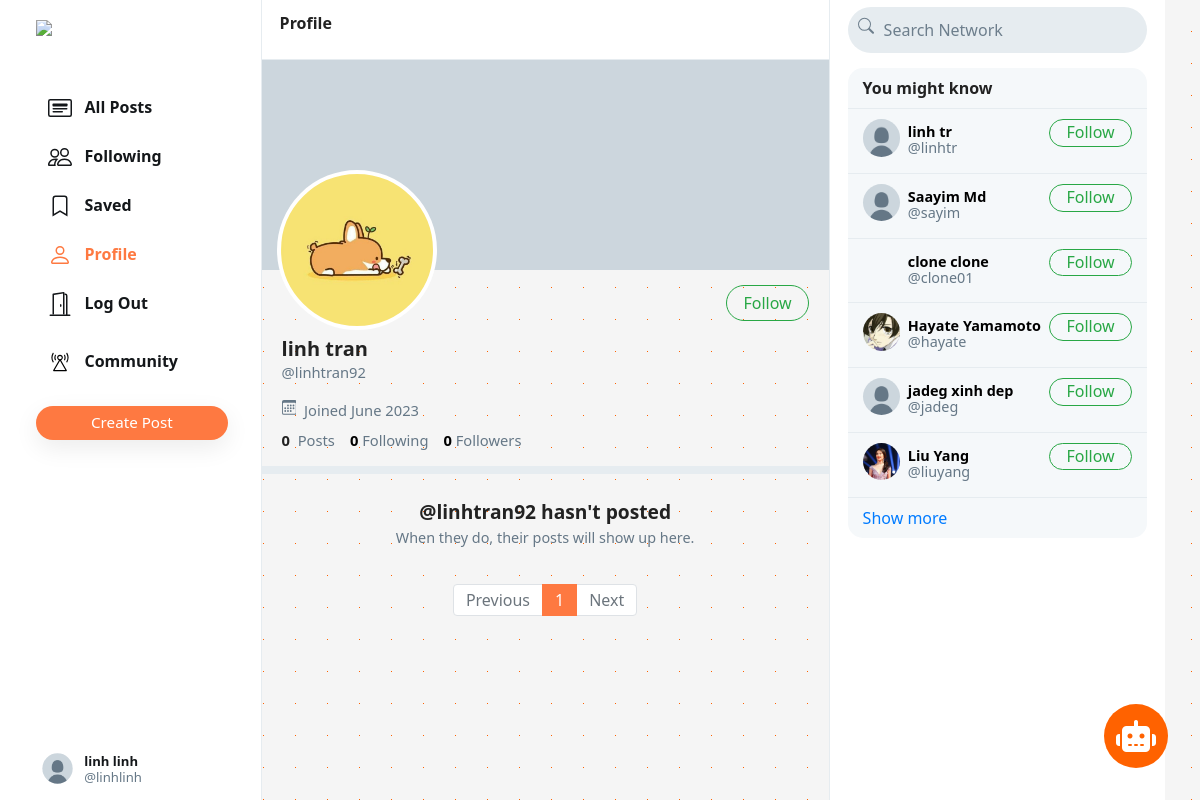
Screenshot of /linhtran92 (signed in) with the database file from the repository.
### network/models.py (models this page shows, shortened)
class User(AbstractUser):
    profile_pic = models.ImageField(upload_to='profile_pic/')
    bio = models.TextField(max_length=160, blank=True, null=True)
    cover = models.ImageField(upload_to='covers/', blank=True)
    community = models.ManyToManyField('Community', blank=True, related_name='users', null=True, default=None)
    def __str__(self):
        return self.username

### network/views.py (the view)
# urls.py: path("<str:username>", views.profile, name='profile'),
def profile(request, username):
    user = User.objects.get(username=username)
    all_posts = Post.objects.filter(creater=user).order_by('-date_created')
    paginator = Paginator(all_posts, 10)
    page_number = request.GET.get('page')
    if page_number == None:
        page_number = 1
    posts = paginator.get_page(page_number)
    followings = []
    suggestions = []
    follower = False
    if request.user.is_authenticated:
        followings = Follower.objects.filter(
            followers=request.user).values_list('user', flat=True)
        suggestions = User.objects.exclude(pk__in=followings).exclude(
            username=request.user.username).order_by("?")[:6]
        if request.user in Follower.objects.get(user=user).followers.all():
            follower = True
    follower_count = Follower.objects.get(user=user).followers.all().count()
    following_count = Follower.objects.filter(followers=user).count()
    return render(request, 'network/profile.html', {
        "username": user,
        "posts": posts,
        "posts_count": all_posts.count(),
        "suggestions": suggestions,
        "page": "profile",
        "is_follower": follower,
        "follower_count": follower_count,
        "following_count": following_count
    })

### network/templates/network/profile.html (shortened to what this page needs)
{% extends 'network/index.html' %}
{% load static %}
{% block profile %}
    <div class="profile-view" data-user="{{username.username}}">
        <div class="cover-image" style="background-image: url(/media/{{username.cover}})"></div>
        <div class="profile-image" style="background-image: url(/media/{{username.profile_pic}})"></div>
        <div class="profile-details">
            <div>
                {% if user.username == username.username %}
                    <button class="btn btn-outline-success float-right" id="edit-profile-btn">Edit Profile</button>
                {% elif is_follower %}
                    <button class="btn btn-success float-right" onclick="unfollow_user(this,'{{username.username}}','edit_page')" id="following-btn">Following</button>
                {% else %}
                    <button class="btn btn-outline-success float-right" onclick="follow_user(this,'{{username.username}}','edit_page')" id="follow-btn">Follow</button>
                {% endif %}
            </div>
            <div class="details-data">
                <h5>{{username.first_name}} {{username.last_name}}</h5>
                <div class="grey">@{{username.username}}</div>
                <div class="grey" style="padding: 8px 0px;">
                    &nbsp;Joined {{username.date_joined | date:"F Y"}}
                </div>
                <div>
                    <strong>
                        {{posts_count}}
                    </strong>
                    &nbsp;<span class="grey">Posts</span>
                    <a href="#">
                        <strong id="following__count">{{following_count | default:0}}</strong>&nbsp;<span class="grey">Following</span>
                    </a>
                    <a href="#">
                        <strong id="follower__count">{{follower_count | default:0}}</strong>&nbsp;<span class="grey">Followers</span>
                    </a>
                </div>
            </div>
        </div>
    </div>
    <div class="space"></div>
{% endblock %}
{% block emptyprofile %}
    <center>
        <br>
        <strong style="font-size: 1.2em;">@{{username}} hasn't posted</strong>
        <div class="grey" style="font-size: .9em;">When they do, their posts will show up here.</div>
    </center>
{% endblock %}

### network/templates/network/layout.html (shortened to what this page needs)
{% load static %}
<!DOCTYPE html>
<html lang="en">
<head>
    <link rel="stylesheet" href="https://cdnjs.cloudflare.com/ajax/libs/font-awesome/6.4.0/css/all.min.css">
    <link rel="stylesheet" href="https://stackpath.bootstrapcdn.com/bootstrap/4.4.1/css/bootstrap.min.css"
>
    <link href="{% static 'network/styles.css' %}" rel="stylesheet">
    <link rel="stylesheet" href="{% static 'network/chat.css' %}">
    <link rel="stylesheet" href="{% static 'network/community.css' %}">
    <link href='https://unpkg.com/boxicons@2.1.1/css/boxicons.min.css' rel='stylesheet'>
</head>
<body>
    <div class="body" data-page="{{page}}">
        <div class="sidenav">
            <a href="{% url 'index' %}" class="navbar-brand">
                <img src="{% static 'network/Images/logo.png' %}" height="31px">
            </a>
            <div style="height: 100%;">
                <div>
                    <div>
                        <ul>
                            <li class="nav-item" id="all_posts">
                                <a href="{% url 'index' %}" class="nav-link">
                                    <div>
                                        &nbsp;&nbsp;All Posts
                                    </div>
                                </a>
                            </li>
                            {% if user.is_authenticated %}
                            <li class="nav-item" id="following">
                                <a href="{% url 'following' %}" class="nav-link">
                                    <div>
                                        &nbsp;&nbsp;Following
                                    </div>
                                </a>
                            </li>
                            <li class="nav-item" id="saved">
                                <a href="{% url 'saved' %}" class="nav-link">
                                    <div>
                                        <svg width="1.5em" height="1.5em" viewBox="0 0 16 16" class="bi bi-bookmark"
                                            fill="currentColor" xmlns="http://www.w3.org/2000/svg">
                                            <path fill-rule="evenodd"
                                                d="M8 12l5 3V3a2 2 0 0 0-2-2H5a2 2 0 0 0-2 2v12l5-3zm-4 1.234l4-2.4 4 2.4V3a1 1 0 0 0-1-1H5a1 1 0 0 0-1 1v10.234z" />
                                        </svg>
                                        &nbsp;&nbsp;Saved
                                    </div>
                                </a>
                            </li>
                            <li class="nav-item" id="profile">
                                <a href="{% url 'profile' user.username %}" class="nav-link">
                                    <div>
                                        &nbsp;&nbsp;Profile
                                    </div>
                                </a>
                            </li>
                            <li class="nav-item" id="logout">
                                <a href="{% url 'logout' %}" class="nav-link">
                                    <div>
                                        &nbsp;&nbsp;Log Out
                                    </div>
                                </a>
                            </li>
                            {% endif %}
                        </ul>
                    </div>
                    {% if user.is_authenticated %}
                    <li class="nav-item" id="login">
                        <a onclick="togglecommunity()" class="nav-link">
                            <div>
                                &nbsp;&nbsp;Community
                            </div>
                        </a>
                    </li>
                    <br>
                    <button id="popup-btn" class="btn btn-success new-post-btn"
                        style="background-color: #fe7941 !important; border: none !important;"
                        onclick="createpost()">Create
                        Post</button>
                    {% endif %}
                </div>
                <div style="position: absolute; bottom: 10px;">
                    {% if user.is_authenticated %}
                    <li class="nav-item sidenav-user">
                        <a href="{% url 'profile' user.username %}" class="nav-link">
                            <div class="user_account">
                                <div class="small-profilepic"
                                    style="float: left; background-image: url(/media/{{user.profile_pic}})"></div>
                                <div style="height: 2.7vw; margin: auto;">
                                    <div style="margin-top: 4px;"><strong>{{user.first_name}}
                                            {{user.last_name}}</strong></div>
                                    <div class="grey" style="margin-top: 4px;">@{{ user.username }}</div>
                                </div>
                            </div>
                        </a>
                    </li>
                    {% endif %}
                </div>
            </div>
        </div>
        {% block body %}
        {% endblock %}
        <div class="right-div">
            <nav class="head">
                <form action="#">
                    <div class="search-div">
                        <div>
                        </div>
                        <input type="text" name="query" id="search-box" placeholder="Search Network">
                    </div>
                </form>
            </nav>
            <div class='right-div-content'>
                <div class="space" style="background-color: white;"></div>
                {% if user.is_authenticated %}
                <div class="suggestion-box">
                    <div class="suggestion-header">
                        You might know
                    </div>
                    {% for suggestion in suggestions %}
                    <div class="suggestion-user">
                        <div>
                            <a href="{% url 'profile' suggestion.username %}">
                                <div class="small-profilepic"
                                    style="background-image: url(/media/{{suggestion.profile_pic}})"></div>
                            </a>
                        </div>
                        <div class="user-details">
                            <a href="{% url 'profile' suggestion.username %}">
                                <div id="user-name">
                                    <strong>
                                        {{suggestion.first_name}} {{suggestion.last_name}}
                                    </strong>
                                </div>
                                <div class="grey">@{{suggestion.username}}</div>
                            </a>
                        </div>
                        <div>
                            <button class="btn btn-outline-success" type="button"
                                onclick="follow_user(this,'{{suggestion.username}}','suggestion')">Follow</button>
                        </div>
                    </div>
                    {% empty %}
                    <div style="text-align: center; border-bottom: .5px solid #e6ecf0; padding: 10px 15px;">
                        <span class="grey" style="font-size: .9em;">No suggestions available.</span>
                    </div>
                    {% endfor %}
                    <div class="suggestion-footer">
                        <a href="#">Show more</a>
                    </div>
                </div>
                {% endif %}
                <div class="chatbox-wrapper">
                    <div class="chatbox-toggle">
                        <i class="fa-solid fa-robot fa-beat-fade"></i>
                    </div>
                </div>
            </div>
        </div>
    </div>
</body>
</html>

### network/static/network/styles.css (style rules this page uses)
.body { display: flex; min-height: 100%; font-family: system-ui, sans-serif; }
.btn { border-radius: 20px; padding: 0.32rem 1rem 0.375rem 1rem; }
.btn, .btn:focus, .btn:active { box-shadow: none !important; -webkit-box-shadow: none !important; }
.grey { color: #657786; }
svg { vertical-align: text-top; }
.sidenav { height: 100%; width: 21.8%; position: fixed; top: 0; left: 0; padding: 15px; list-style: none; border-right: .5px solid #e6ecf0; z-index: 100; padding-left: 3%; background-color: white; }
.sidenav ul { list-style: none; padding-left: 0px; margin-top: 3vh; }
.sidenav li { margin-top: 7px; }
.sidenav .nav-link { color: #14171a; line-height: .7em; font-weight: 700; padding: 0px; }
.sidenav .nav-link>div { padding: 10px 20px 8px 12px; border-radius: 25px; line-height: 0.9em; width: max-content; }
.new-post-btn { padding-left: 55px !important; padding-right: 55px !important; font-size: .95em; font-weight: 530; box-shadow: rgba(0, 0, 0, 0.08) 0px 8px 24px !important; }
.user_account { display: flex; font-size: .82rem; font-weight: normal; padding-top: 3px !important; padding-bottom: 3px !important; padding-left: 3px !important; }
.user_account .small-profilepic { transform: scale(.82); margin-left: auto; margin-top: auto; }
.active a { color: #fe7941 !important; }
.head { height: 7.5vh; }
.small-profilepic { width: 3.1vw; height: 3.1vw; border-radius: 9999px; overflow: hidden; margin-right: 8px; background-size: cover; background-repeat: no-repeat; background-position: center; box-sizing: content-box; }
.space { height: 8px; background-color: #e6ecf0; }
.cover-image { height: 210px; background-size: cover; background-position: center; background-repeat: no-repeat; background-color: #ccd6dd; }
.profile-image { width: 160px; height: 160px; position: absolute; left: 15px; top: 110px; border-radius: 99999px; border: 4px solid white; background-size: cover; background-repeat: no-repeat; background-position: center; background-color: white; }
.profile-details { padding: 15px 20px; }
.profile-details button { padding-bottom: 0.3rem; }
.profile-details>.details-data { margin-top: 52px; font-size: .92em; }
.profile-details h5 { font-weight: 800; margin-bottom: 0px; }
.profile-details a { color: black; text-decoration: none; }
.right-div { width: 28%; height: 100vh; position: fixed; right: 2.95%; border-left: .5px solid #e6ecf0; background-color: white; }
.right-div .head { padding: .9vh 1.5vw; }
.right-div .search-div { margin-left: auto; margin-right: auto; display: flex; border-radius: 25px; background-color: #e6ecf0; padding-left: 10px; padding-right: 10px; vertical-align: middle; }
#search-box { height: 5.7vh; border: none; background: none; outline: none; width: 100%; margin-left: 8px; }
#search-box::placeholder { color: #6d7e8c; }
.right-div-content { height: 92.5vh; overflow: auto; padding-left: 1.5vw; padding-right: 1.5vw; }
.suggestion-box, .guest-box { border-radius: 15px; overflow: hidden; background-color: #f5f8fa; }
.suggestion-header { padding: 13px 15px; line-height: .9em; font-weight: 800; border-bottom: .5px solid #e6ecf0; }
.suggestion-user { display: flex; padding: 10px 15px; font-size: .9em; border-bottom: .5px solid #e6ecf0; }
.suggestion-user a { color: black; text-decoration: none; }
.user-details { flex: 1; line-height: 1.1em; padding: 5px 0px 7px 0px; }
.suggestion-user .btn { padding: 0em 1em .09em 1em; }
.suggestion-footer { padding: 13px 15px; line-height: .9em; }
.suggestion-footer a { text-decoration: none; }

### rows the page displays
User: profile_pic (placeholder picture), first_name "linh", last_name "linh", username "linhlinh"
User: profile_pic (picture), first_name "linh", last_name "tran", username "linhtran92", date_joined "June 2023"
User: profile_pic (placeholder picture), first_name "linh", last_name "tr", username "linhtr"
User: profile_pic (placeholder picture), first_name "Saayim", last_name "Md", username "sayim"
User: first_name "clone", last_name "clone", username "clone01"
User: profile_pic (picture), first_name "Hayate", last_name "Yamamoto", username "hayate"
User: profile_pic (placeholder picture), first_name "jadeg", last_name "xinh dep", username "jadeg"
User: profile_pic (picture), first_name "Liu", last_name "Yang", username "liuyang"

### other values shown
{{ posts_count }} "0"
{{ following_count | default:0 }} "0"
{{ follower_count | default:0 }} "0"
{{ each }} "1"
